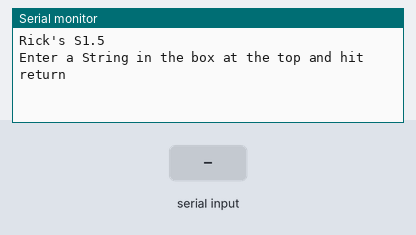
This sketch was run on a simulated ESP32. Parts: the last lines printed to the serial monitor. The inputs (shaded band) are chosen by the test bench.

Above: at 1.2 s.
1.3 s: "90,45\n" received over Serial
At 2.2 s:
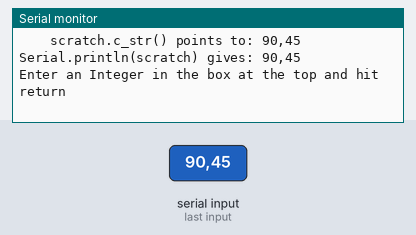
2.8 s: "30,150\n" received over Serial
At 3.6 s:
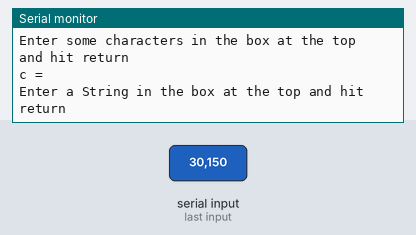
4.3 s: "5\n" received over Serial
At 5.5 s:
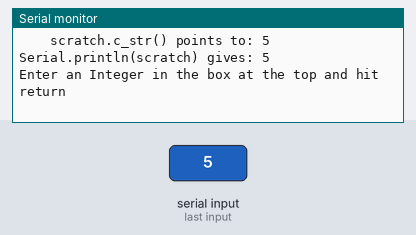
5.8 s: "1,90,45\n" received over Serial
At 7.0 s:
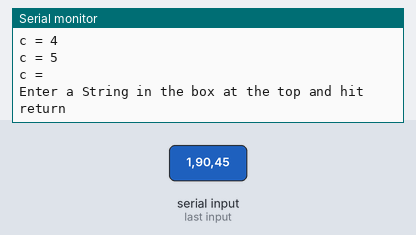
7.3 s: "1,90,45\n" received over Serial
At 8.0 s:
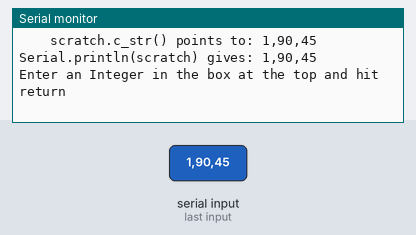

Measured:
- after the input at 1.3 s, the serial monitor: prints a new line at once (image 1)
- after the input at 2.8 s, the serial monitor: prints a new line at once (image 2)
- after the input at 4.3 s, the serial monitor: prints a new line at once (image 3)
- after the input at 5.8 s, the serial monitor: prints a new line at once (image 4)
- after the input at 7.3 s, the serial monitor: prints a new line at once (image 5)

The sketch:

S1.5_Get_User_Input.ino
```cpp
#include "RTClib.h"

void setup() {
  // put your setup code here, to run once:
  Serial.begin(115200);     // set the serial port speed
  while(!Serial && millis() < 5000);
  Serial.printf("\n\nRick's S1.5\n\n"); // worth printing out the name of the sketch to document
}

void loop() {
  Serial.setTimeout(15000);        // Wait this many milliseconds before moving on
  Serial.printf("\nEnter a String in the box at the top and hit return\n"); // Read all the characters you can until <Return>
  String scratch = Serial.readStringUntil('\n');    // or timeout...
  // Two different ways to deal with the Arduino String type
  Serial.printf("    scratch.c_str() points to: %s\n", scratch.c_str());
  Serial.printf("Serial.println(scratch) gives: ");
  Serial.println(scratch);

  Serial.printf("\nEnter an Integer in the box at the top and hit return\n");
  int i = Serial.parseInt();      // Keep trying to get an int until timeout
  Serial.printf("i = %d", i);                      // print the results

  Serial.printf("\nEnter a Float in the box at the top and hit return\n");
  float x = Serial.parseFloat();  // Keep trying to get a float until timeout
  Serial.printf("x = %f", x);                      // print the results

  Serial.printf("\nEnter some characters in the box at the top and hit return\n");
  while(!Serial.available());     // Wait until there are characters
  while(Serial.available()){      // read them until they are gone
    char c = Serial.read();       // read a character
    Serial.printf("c = %c\n", c);                    // print the results
  }

}
```
